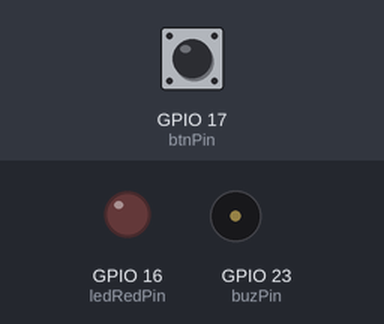
This sketch was run on a simulated ESP32. Parts: output pins drawn as LEDs (lit = HIGH), buzzer (waves = sounding). Inputs (shaded band) come from the test bench; at power-on: GPIO 17 (btnPin) LOW.

Above: at 1.2 s.
1.3 s: GPIO 17 (btnPin) pulled HIGH for 0.15 s
At 3.7 s:
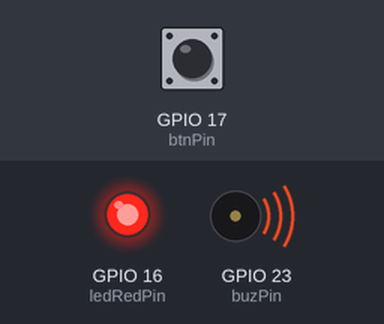
4.3 s: GPIO 17 (btnPin) pulled HIGH for 1 s
At 7.19 s:
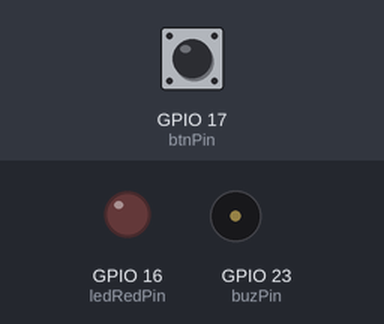
7.4 s: GPIO 17 (btnPin) pulled HIGH for 3.2 s
At 9.8 s:
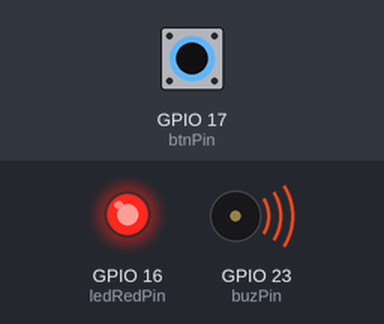
Timing chart, 0 to 11.6 s (numbered marks = the images above; inputs shaded):
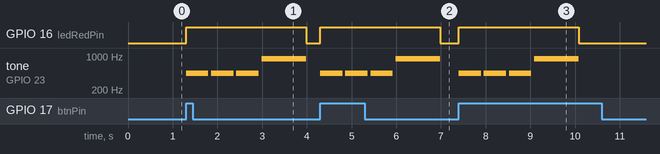

The sketch:

kad15_toneTimeSignal.ino
```cpp
#define LEDC_CHANNEL_0     0
#define LEDC_TIMER_13_BIT  13
#define LEDC_BASE_FREQ     5000

const int buzPin = 23;
const int btnPin = 17;
const int ledRedPin = 16;
int noteDuration = 1000 / 8;

void setup() {
  Serial.begin(115200);
  ledcSetup(LEDC_CHANNEL_0, LEDC_BASE_FREQ, LEDC_TIMER_13_BIT);
  ledcAttachPin(buzPin, LEDC_CHANNEL_0);
  pinMode(btnPin, INPUT);
  pinMode(ledRedPin, OUTPUT);
}

void loop() {
  if (digitalRead(btnPin) == HIGH) {
    digitalWrite(ledRedPin, HIGH);
    timeSignal();
    digitalWrite(ledRedPin, LOW);
    while (digitalRead(btnPin) == HIGH); // wait until button is released
  }
}

void timeSignal(void) {
  double note_half = noteDuration * 4;
  double note_whole = noteDuration * 8;
  double note_16th = noteDuration / 2;

  ledcWriteTone(LEDC_CHANNEL_0, 440); delay(note_half);
  ledcWriteTone(LEDC_CHANNEL_0, 0);   delay(note_16th);

  ledcWriteTone(LEDC_CHANNEL_0, 440); delay(note_half);
  ledcWriteTone(LEDC_CHANNEL_0, 0);   delay(note_16th);

  ledcWriteTone(LEDC_CHANNEL_0, 440); delay(note_half);
  ledcWriteTone(LEDC_CHANNEL_0, 0);   delay(note_16th);

  ledcWriteTone(LEDC_CHANNEL_0, 880); delay(note_whole);
  ledcWriteTone(LEDC_CHANNEL_0, 0);
}
```

Measured:
- after the input at 1.3 s, GPIO 16 (ledRedPin): LOW → HIGH at once, → LOW 2.7 s later; tone on GPIO 23 (buzPin): plays 440 Hz for 0.50 s, 440 Hz for 0.50 s, 440 Hz for 0.50 s, 880 Hz for 1.0 s, starting at once
- after the input at 4.3 s, GPIO 16 (ledRedPin): LOW → HIGH at once, → LOW 2.7 s later; tone on GPIO 23 (buzPin): plays 440 Hz for 0.50 s, 440 Hz for 0.50 s, 440 Hz for 0.50 s, 880 Hz for 1.0 s, starting at once
- after the input at 7.4 s, GPIO 16 (ledRedPin): LOW → HIGH at once, → LOW 2.7 s later; tone on GPIO 23 (buzPin): plays 440 Hz for 0.50 s, 440 Hz for 0.50 s, 440 Hz for 0.50 s, 880 Hz for 1.0 s, starting at once
